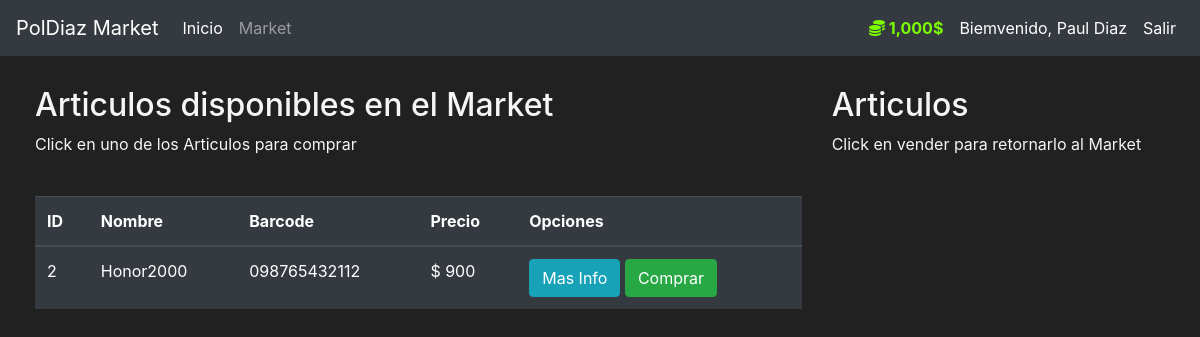
/market (signed in), run on an earlier commit of the app's database.
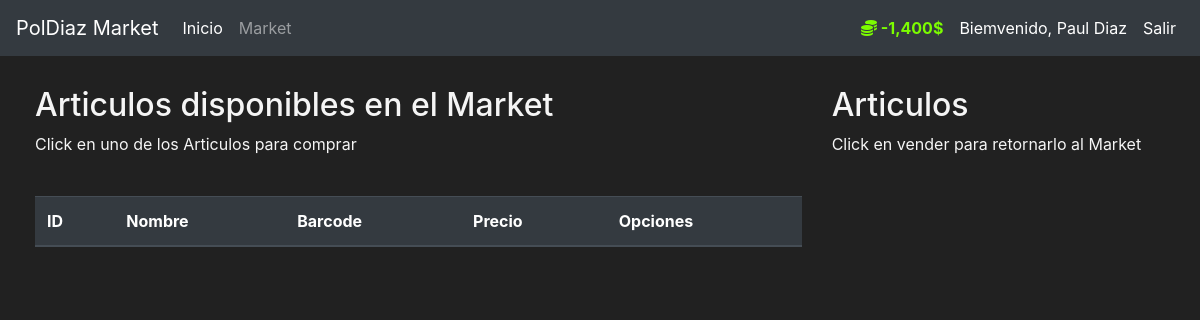
And on a later commit of the database.
### market/models.py (models this page shows, shortened)
class User(db.Model, UserMixin):
    id = db.Column(db.Integer(), primary_key=True)
    usuario = db.Column(db.String(length=30), nullable=False, unique=True)
    email = db.Column(db.String(length=50), nullable=False, unique=True)
    password_hash = db.Column(db.String(length=60), nullable=False)
    budget = db.Column(db.Integer(), nullable=False, default=1000)
    items = db.relationship("Item", backref="owned_user", lazy=True)
    @property
    def prettier_budget(self):
        if len(str(self.budget)) >= 4:
            return f"{str(self.budget)[:-3]},{str(self.budget)[-3:]}$"
        else:
            return f"{self.budget}$"
    @property
    def password(self):
        return self.password

class Item(db.Model):
    id = db.Column(db.Integer(), primary_key=True)
    nombre = db.Column(db.String(length=30), nullable=False, unique=True)
    precio = db.Column(db.Integer(), nullable=False)
    barcode = db.Column(db.String(length=12), nullable=False, unique=True)
    descripcion = db.Column(db.String(length=1024), nullable=False, unique=True)
    owner = db.Column(db.Integer(), db.ForeignKey("user.id"))

### market/routes.py (the view, shortened to what this page needs)
@app.route("/market", methods=["GET", "POST"])
@login_required
def market_page():
    purchase_form = PurchaseItemForm()
    if request.method == "GET":
        items = Item.query.filter_by(owner=None)
        return render_template("market.html", items=items, purchase_form=purchase_form)

### market/models.py (called while the page is built)
@login_manager.user_loader
def load_user(user_id):
    return User.query.get(int(user_id))

### market/templates/market.html (shortened to what this page needs)
{% extends 'base.html' %}
{% block content %}
  <div class="row" style="margin-top: 30px; margin-left: 20px;">
    <div class="col-8">
      <h2>Articulos disponibles en el Market</h2>
      <p>Click en uno de los Articulos para comprar</p>
      <br />
      <table class="table table-hover table-dark">
        <thead>
          <tr>
            <th scope="col">ID</th>
            <th scope="col">Nombre</th>
            <th scope="col">Barcode</th>
            <th scope="col">Precio</th>
            <th scope="col">Opciones</th>
          </tr>
        </thead>
      <tbody>
        {% for item in items %}
          <tr>
            <td>{{ item.id }}</td>
            <td>{{ item.nombre }}</td>
            <td>{{ item.barcode }}</td>
            <td>$ {{ item.precio }}</td>
            <td>
              <button
                class="btn btn-outline btn-info"
                data-toggle="modal"
                data-target="#Modal-MoreInfo-{{ item.id }}">
                Mas Info
              </button>
              <button
                class="btn btn-outline btn-success"
                data-toggle="modal"
                data-target="#Modal-PurchaseConfirm-{{ item.id }}">
                Comprar
              </button>
            </td>
          </tr>
        {% endfor %}
        </tbody>
      </table>
    </div>
    <div class="col-4">
      <h2>Articulos</h2>
      <p>Click en vender para retornarlo al Market</p>
      <br />
    </div>
  </div>
{% endblock %}

### market/templates/base.html (shortened to what this page needs)
<!DOCTYPE html>
<html lang="es">
  <head>
    <link
      rel="stylesheet"
      href="https://cdn.jsdelivr.net/npm/bootstrap@4.5.3/dist/css/bootstrap.min.css"
    />
  </head>
  <body>
    <nav class="navbar navbar-expand-md navbar-dark bg-dark">
      <a class="navbar-brand" href="{{ url_for('home_page') }}">PolDiaz Market</a>
      <div class="collapse navbar-collapse" id="navbarNav">
        <ul class="navbar-nav mr-auto">
          <li class="nav-item active">
            <a class="nav-link" href="{{ url_for('home_page') }}"
              >Inicio
            </a>
          </li>
          <li class="nav-item">
            <a class="nav-link" href="{{ url_for('market_page') }}">Market</a>
          </li>
        </ul>
        {% if current_user.is_authenticated %}
          <ul class="navbar-nav">
            <li class="nav-item active">
              <a class="nav-link" style="color: lawngreen; font-weight: bold">
                <i class="fas fa-coins"></i>
                {{ current_user.prettier_budget }}
              </a>
            </li>
            <li class="nav-item active">
              <a class="nav-link">Biemvenido, {{ current_user.usuario }}</a>
            </li>
            <li class="nav-item active">
              <a class="nav-link" href="{{ url_for('logout_page') }}">Salir</a>
            </li>
          </ul>
        {% endif %}
      </div>
    </nav>
    {% block content %} {% endblock %}
  </body>
</html>

What changed in the data, as far as the page shows it:
no longer on this page (row edited): Item: id "2", nombre "Honor2000", barcode "098765432112", precio "900"
changed User "Paul Diaz": prettier_budget "1,000$" → "-1,400$"
